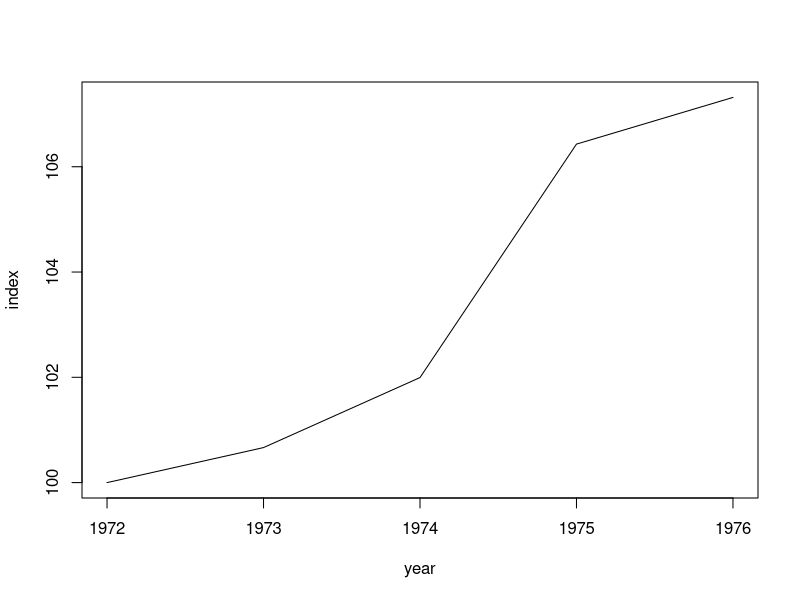
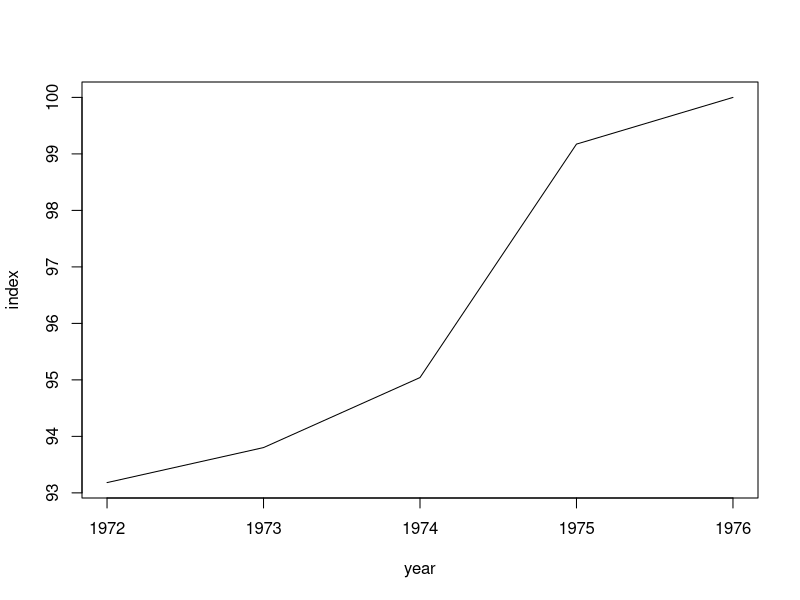

Here is the R script that generated these plots, in order:


#-------------------------------------------------------------------------------
# Kompendium om index
#-------------------------------------------------------------------------------
# finns på kursrummet på Lisam under kursdokument 

# nedan visas lösningar till uppgifterna 1, 3 och 4 i R-kod.
# testa att lösa dem själv med kod innan ni tittar nedan.
#
#
#
#
#
#
#
#
#
#
#
#
#
#
#
#
#
#
#
#-------------------------------------------------------------------------------
# Uppgift 1
#-------------------------------------------------------------------------------


year<-1972:1976
price<-c(225.5,227,230,240,242)
index<-price/price[1]*100

plot(year,index,t="l")

index<-price/price[5]*100
plot(year,index,t="l")


#-------------------------------------------------------------------------------
# Uppgift 3
#-------------------------------------------------------------------------------

year<-1988:1992

sales<-c(12505,12510,13750,14500,15080)
index<-c(100,105,107,110,113)

# vad ska vi göra?

step1<-sales/index
step2<-step1*107
step2


#-------------------------------------------------------------------------------
# Uppgift 4
#-------------------------------------------------------------------------------

year<-1990:1993
# vitvaror
sales1<-c(3.7,3.9,3.8,4.8)
# radio/TV
sales2<-c(4.9,5.2,6.4,5.2)
cbind(year,sales1,sales2)

# antal
belinda_count<-c(155,149,132,160)
fluxor_count<-c(273,281,288,230)

# årsmedelpris:
belinda_price<-c(6500,6700,6800,7000)
fluxor_price<-c(5200,5500,5700,5800)
cbind(year,belinda_count,belinda_price,fluxor_count,fluxor_price)


#-------------------------------------------------------------------------------
# a)
# beräkna sammansatt kedjeindex med årslänkar av Laspeyre-typ
# basår 1990


# vikter
# baseras på total försäljning

sales1[1]/(sales1[1]+sales2[1])
sales2[1]/(sales1[1]+sales2[1])

w1<-sales1[1:3]/(sales1[1:3]+sales2[1:3])
w2<-sales2[1:3]/(sales1[1:3]+sales2[1:3])
cbind(year,c(NA,w1),c(NA,w2))

weight1<-round(sales1[-4]/(sales1[-4]+sales2[-4]),3)

weight2<-round(sales2[-4]/(sales1[-4]+sales2[-4]),3)

belinda_price[2]/belinda_price[1]*weight1[1]*100+fluxor_price[2]/fluxor_price[1]*weight2[1]*100

# Laspeyre-länkar
links<-round((belinda_price[2:4]/belinda_price[1:3]*weight1 + fluxor_price[2:4]/fluxor_price[1:3]*weight2)*100,2)

# beräkna index???
index<-round(c(100,cumprod(links/100)*100),2)
#cumsum(1:5)
#cumprod(1:5)
#links[1]/100*links[2]
cbind(year,index)

#-------------------------------------------------------------------------------
# b)
sales_tot<-sales1+sales2
cbind(year,sales_tot)
index<-c(100,104.6,107.5,109.8)

round(sales_tot/index*index[2],2)



